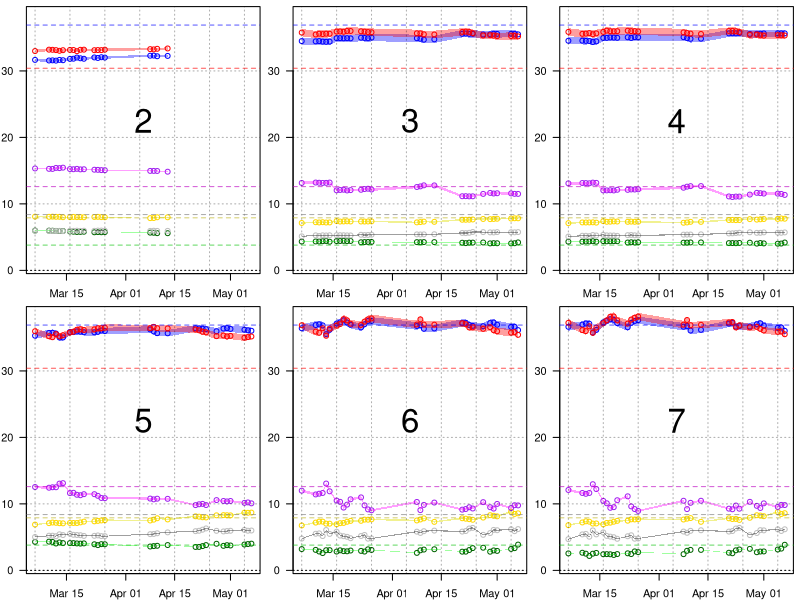

Write R code to recreate this figure.
pa_cols_1 <- c("blue", "red", "gold", "purple", "darkgreen", "grey")
pa_cols_2 <- c("#0000ff60", "#ff000060", "#dfdf006f",
               "#ff00ff60", "#00ff0060", "#00000060")

sas <- read.table("stan-alpha-summary.dat", header=TRUE)
sas$DATE <- as.Date(sas$DATE)

parties <- unique(sas$PART)

pdf("stan-alpha-summary.pdf", 10, 7)

par(las=1, mar=c(2, 2, 0.5, 0.5), mfrow=c(2,3))

# Iterate over the models, with one plotting panel for each.
for (i in min(sas$ID):max(sas$ID)) {

	# Pick out the results for model `i`, and the reuslts for the first
	# party from model `i`, and put those in `d` & `d1` respectively.
	d <- sas[sas$ID == i,]
	d1 <- d[d$PART == parties[1],]

	# Plot estimated voting intention percentage over time for party 1
	# according to model `i`. Include 95% confidence bands.
	plot(d1$DATE, d1$PER, col=pa_cols_1[1],
	     xlim=range(sas$DATE), ylim=c(1, max(sas$PER)),
	     xlab="date model fitted", ylab="%")
	err <- 1.96 * d1$SE
	polygon(c(d1$DATE, rev(d1$DATE)), c(d1$PER + err, rev(d1$PER - err)),
	        border=NA, col=pa_cols_2[1])

	# Number this plot with the model's ID number.
	text(mean(range(sas$DATE)), 22.5, i, cex=3)

	# Plot percentages and confidence bands for the remaining parties.
	for (j in 2:length(parties)) {
		party <- parties[j]
		dj <- d[d$PART == party,]
		err <- 1.96 * dj$SE
		points(dj$DATE, dj$PER, col=pa_cols_1[j])
		polygon(c(dj$DATE, rev(dj$DATE)),
		        c(dj$PER + err, rev(dj$PER - err)),
		        border=NA, col=pa_cols_2[j])
	}

	# Add a grid and a 0% line.
	grid(col="#00000050")
	abline(h=0, lty="dotted")

	# Finish the plot by adding the final vote shares actually obtained
	# in the 2015 general election.
	vote_shares <- c(36.9, 30.4, 7.9, 12.6, 3.8)
	vote_shares <- c(vote_shares, 100 - sum(vote_shares))  # other parties
	abline(h=vote_shares, lty="dashed",
	       col=c("#0000ffa0", "#ff0000a0", "#bbb00fa0",
	             "#bb00bfa0", "#00c000a0", "#7f7f7fa0"))
	
}

dev.off()
